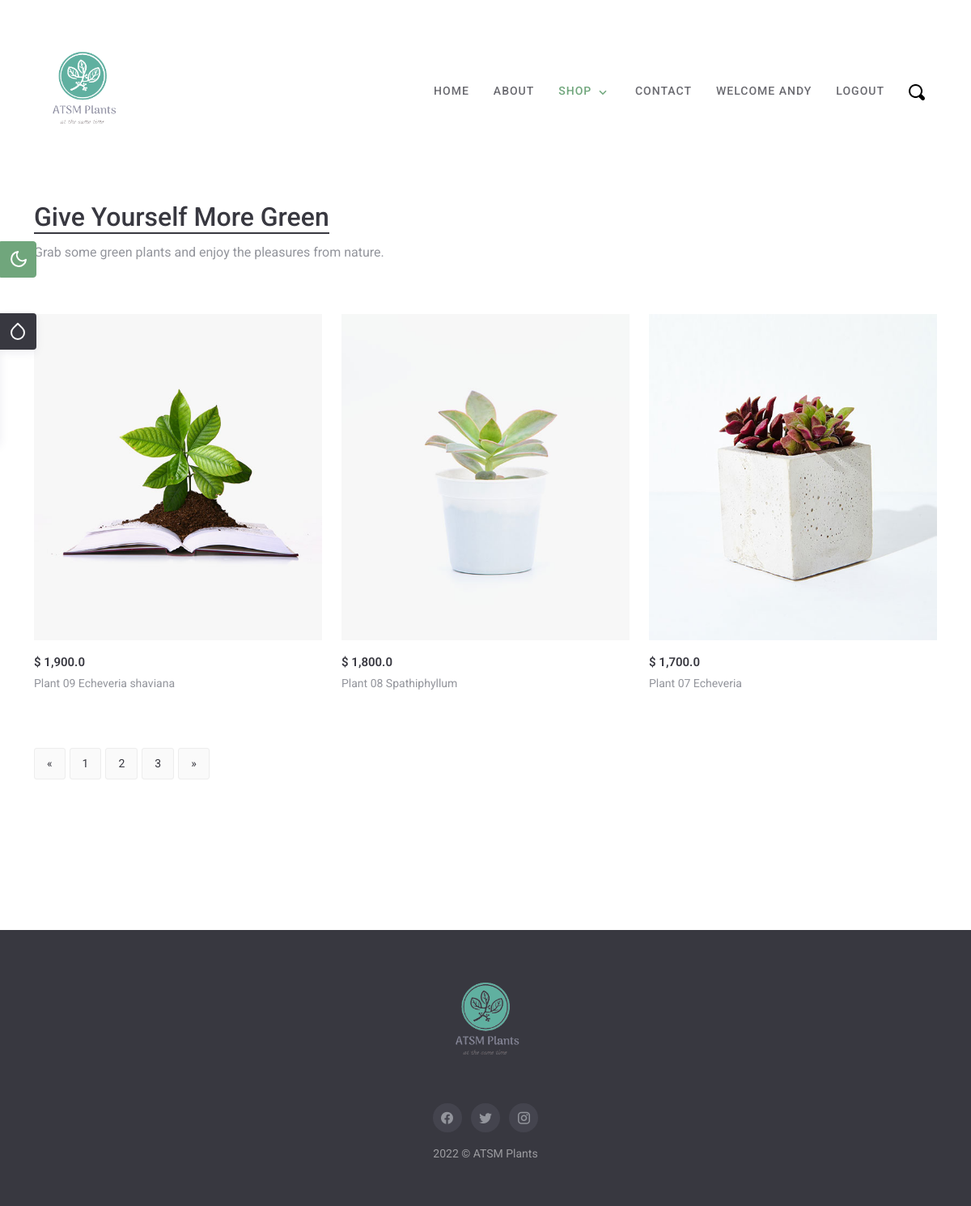
/shop/ (signed in), run on the app's committed database.
### shop/models.py (models this page shows, shortened)
class Product(models.Model):
    name = models.CharField(max_length=200)
    description = models.TextField(blank=True)
    price = models.FloatField(default=0)
    size = models.CharField(max_length=20, blank=True)
    light = models.CharField(max_length=20, blank=True)
    care = models.CharField(max_length=20, blank=True)
    photo_main = models.ImageField(upload_to='photos/%Y/%m/%d')
    photo_1 = models.ImageField(upload_to='photos/%Y/%m/%d', blank=True)
    photo_2 = models.ImageField(upload_to='photos/%Y/%m/%d', blank=True)
    list_date = models.DateTimeField(default=datetime.now, blank=True)

### shop/views.py (the view)
# urls.py: path('', views.shop, name="products"),
def shop(request):
    products = Product.objects.order_by('-list_date')
    paginator = Paginator(products, 3)
    page = request.GET.get('page')
    paged_listings = paginator.get_page(page)
    context = {
        'products': paged_listings
    }
    return render(request, 'shop/products.html', context)

### templates/shop/products.html (shortened to what this page needs)
{% extends 'partials/base.html' %} {% load static %} {% block content %}
{% load humanize %}
<section>
  <div class="container">
    <div class="row">
      <div class="col-lg-9">
        <div class="page-title">
          <h2 class="text-dark fw-light lh-base mt-5">
            <span class="fw-medium title">Give Yourself More Green</span>
          </h2>
          <p class="fs-16 text-muted mb-0">
            Grab some green plants and enjoy the pleasures from nature.
          </p>
        </div>
      </div>
    </div>
  </div>
</section>
<section class="sm-section">
      <div class="container" class="col-md-9">
        <div class="row">
          <div class = "container" class="col-md-9">
            <div class="row">
              {% if products %} {% for product in products %}
              <div class="col-lg-4 col-md-6">
                <div class="product-item mt-4">
                  <div class="product-img rounded position-relative">
                    <img
                      class="img-fluid"
                      src="{{ product.photo_main.url }}"
                      alt=""
                    />
                  </div>
                  <div class="pro-content my-3">
                    <div class="d-flex align-items-center">
                      <ins
                        class="pe-2 fs-15 fw-semibold text-decoration-none text-dark"
                        >$ {{ product.price|intcomma }}</ins
                      >
                    </div>
                    <a href="{% url 'product' product.id %}">
                      <p class="text-muted fw-normal lh-base my-1">
                        {{ product.name }}
                      </p>
                    </a>
                  </div>
                </div>
              </div>
              {% endfor %}
              {% else %}
              <div class="col-md-9">
                <p>No product found</p>
              </div>
              {% endif %}
            </div>
          </div>
        <div class="row">
            <div class="col-lg-12 mt-5">
              <nav aria-label="Page navigation example">
                {% if products.has_other_pages %}
                <ul class="pagination">
                  {% if products.has_previous %}
                  <li class="page-item">
                    <a
                      class="page-link"
                      href="?page={{products.previous_page_number}}"
                      aria-label="Previous"
                    >
                      <span aria-hidden="true">&laquo;</span>
                    </a>
                  </li>
                  {% else %}
                  <li class="page-item disabled">
                    <a class="page-link">&laquo;</a>
                  </li>
                  {% endif %}
                  {% for i in products.paginator.page_range %}
                  {% if products.number == i %}
                  <li class="page-item active">
                    <a class="page-link">{{i}}</a>
                  </li>
                  {% else %}
                  <li class="page-item">
                    <a href="?page={{i}}" class="page-link">{{i}}</a>
                  </li>
                  {% endif %} {% endfor %} {% if products.has_next %}
                  <li class="page-item">
                    <a
                      href="?page={{products.next_page_number}}"
                      class="page-link"
                      >&raquo;</a
                    >
                  </li>
                  {% else %}
                  <li class="page-item disabled">
                    <a class="page-link">&raquo;</a>
                  </li>
                  {% endif %}
                </ul>
                {% endif %}
          </div>
        </div>
      </div>
    </div>
</section>
<section class="client-section sm-section">
</section>
{% endblock content %}

### templates/partials/navbar.html (shortened to what this page needs)
{% load static %} {% block navbar %}
<nav class="navbar navbar-expand-lg fixed-top sticky mx-auto" id="navbar">
  <div class="container">
    <a href="{% url 'home' %}" class="navbar-brand me-4">
      <img
        src="{% static 'images/logo-dark.png'%}"
        class="logo-dark"
        alt=""
        height="120"
      />
    </a>
    <div class="collapse navbar-collapse" id="navbar-collapse-1">
      <ul class="nav navbar-nav ms-auto">
        <li class="nav-item">
          <a class="nav-link sub-menu-item" href="{% url 'home' %}">Home</a>
        </li>
        <li class="nav-item">
          <a class="nav-link sub-menu-item" href="{% url 'about' %}">About</a>
        </li>
        <li class="nav-item dropdown parent-menu-item">
          <a
            class="nav-link menu-item dropdown-toggle"
            data-bs-toggle="dropdown"
            href="javascript:void(0)"
            role="button"
            aria-expanded="false"
            >Shop</a
          >
        </li>
        <li class="nav-item">
          <a class="nav-link sub-menu-item" href="{% url 'contact' %}"
            >Contact</a
          >
        </li>
        {% if user.is_authenticated %}
        <li
        {% if 'dashboard' in request.path %}
        class="nav-item active mr-3"
        {% else %}
        class="nav-item mr-3"
        {% endif %} >
          <a class="nav-link" href="{% url 'dashboard' %}">welcome {{ user.username }}</a
          >
        </li>
        <li class="nav-item mr-3">
          <a href="javascript:{document.getElementById('logout').submit()}" class="nav-link">
            logout
          </a>
        </li>
            {% endif %}
        <li class="nav-item">
          <a class="nav-link sub-menu-item" href="{% url 'search' %}"
            ><img
            src="{% static 'images/magnifying-glass.png'%}" height="20px"></a>
        </li>
      </ul>
    </div>
  </div>
</nav>
{% endblock navbar %}

### static/css/style.css (style rules this page uses)
body { background-color: #ffffff; font-family: "Roboto", sans-serif; overflow-x: hidden; padding: 30px 0; max-width: 1300px; margin: 0 auto; font-size: 14px; box-shadow: 0px 4px 10px 0px rgba(69, 61, 80, 0.08); }
html { background-color: #edeeef; }
a, a:hover { text-decoration: none !important; outline: none !important; }
h1, h2, h3, h4, h5, h6 { color: #383840; font-family: "Roboto", sans-serif; font-weight: 600; }
.row > * { position: relative; }
@media (min-width: 1200px) { .container { max-width: 1140px; } }
.text-dark { color: #383840 !important; }
.text-muted { color: #93959c !important; }
.fs-15 { font-size: 15px; }
.fs-16 { font-size: 16px; }
.fw-medium { font-weight: 500 !important; }
.fw-semibold { font-weight: 600 !important; }
.sm-section { padding: 40px 0px; }
.title { border-bottom: 2px solid #383840 !important; }
.navbar { padding: 18px 0px; margin-bottom: 0px; width: 100%; z-index: 1000; transition: all 0.3s ease-in-out; position: relative; }
.navbar .navbar-nav .nav-item .nav-link { font-size: 14px; font-weight: 500; padding: 10px 15px; color: rgba(56, 56, 64, 0.75); letter-spacing: 1px; text-transform: uppercase; line-height: 40px; }
.navbar .navbar-nav .nav-item .nav-link.dropdown-toggle::after { content: "\F0140" !important; font-family: "Material Design Icons" !important; color: rgba(56, 56, 64, 0.75); font-size: 18px; border: none; vertical-align: middle; }
.navbar .navbar-nav .nav-item .nav-link:hover, .navbar .navbar-nav .nav-item .nav-link.active, .navbar .navbar-nav .nav-item .nav-link:focus, .navbar .navbar-nav .nav-item .nav-link:active { color: #70a67c; transition: all 0.3s; }
.navbar .navbar-nav .nav-item .nav-link:hover.dropdown-toggle::after, .navbar .navbar-nav .nav-item .nav-link.active.dropdown-toggle::after, .navbar .navbar-nav .nav-item .nav-link:focus.dropdown-toggle::after, .navbar .navbar-nav .nav-item .nav-link:active.dropdown-toggle::after { color: #70a67c; transition: all 0.3s; }
.navbar .navbar-brand .logo-dark { display: block; }
.pagination .page-item { display: inline-block; margin: 5px 6px 0 0; }
.pagination .page-item .page-link { border: 1px solid #ededed; border-radius: 3px; color: #383840; background-color: #fafafa; display: block; float: none; padding: 8px 15px; box-shadow: none !important; }

### static/css/colors/amber.css (style rules this page uses)
.text-primary, .btn-outline-primary, .bg-soft-primary, .navbar .navbar-nav .nav-item .nav-link:hover, .navbar .navbar-nav .nav-item .nav-link:focus, .navbar .navbar-nav .nav-item .nav-link.active, .navbar .navbar-nav .nav-item .nav-link:hover.dropdown-toggle::after, .navbar .navbar-nav .nav-item .nav-link.active.dropdown-toggle::after, .navbar .navbar-nav .nav-item .nav-link:focus.dropdown-toggle::after, .navbar .navbar-nav .nav-item .nav-link:active.dropdown-toggle::after, .nav-sticky .navbar-nav .nav-item .nav-link:hover, .nav-sticky .navbar-nav .nav-item .nav-link:active, .nav-sticky .navbar-nav .nav-item .nav-link:focus, .nav-sticky .navbar-nav .nav-item .nav-link.active, .nav-sticky .navbar-nav .nav-item .nav-link.active .dropdown-toggle:after, .post .post-title a:hover, .share-link li a:hover, .product-item .hover-content .pro-icon.active, .product-item .hover-content .pro-icon:hover, .product-item .hover-content .pro-icon:active, .pro-list-content .hover-content .pro-icon.active, .pro-list-content .hover-content .pro-icon:hover, .pro-list-content .hover-content .pro-icon:active, .service-box .service-icon:hover { color: #bd9391 !important; }

### data on the page
Product: photo_main (picture), price "1,900.0", name "Plant 09 Echeveria shaviana"
Product: photo_main (picture), price "1,800.0", name "Plant 08 Spathiphyllum"
Product: photo_main (picture), price "1,700.0", name "Plant 07 Echeveria"

### other printed values
{{ user.username }} "ANDY"
{{ i }} "1"
{{ i }} "2" "3"
